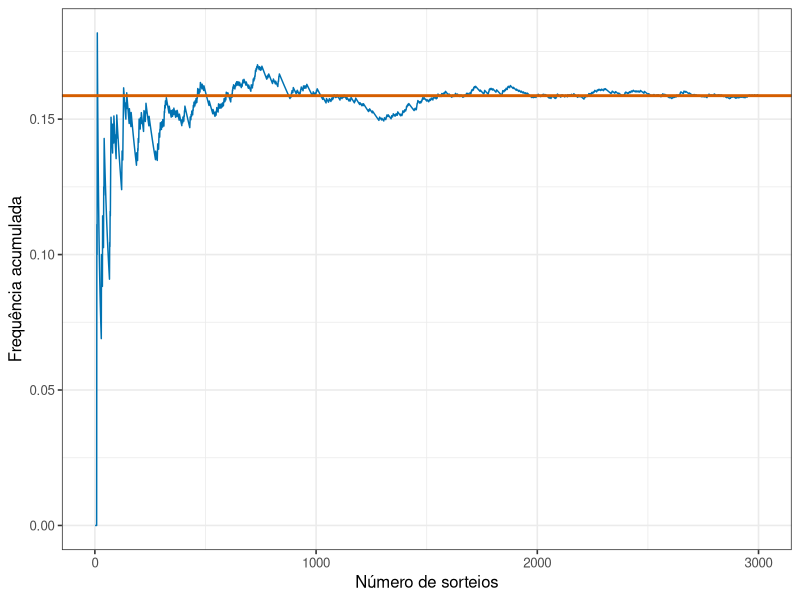
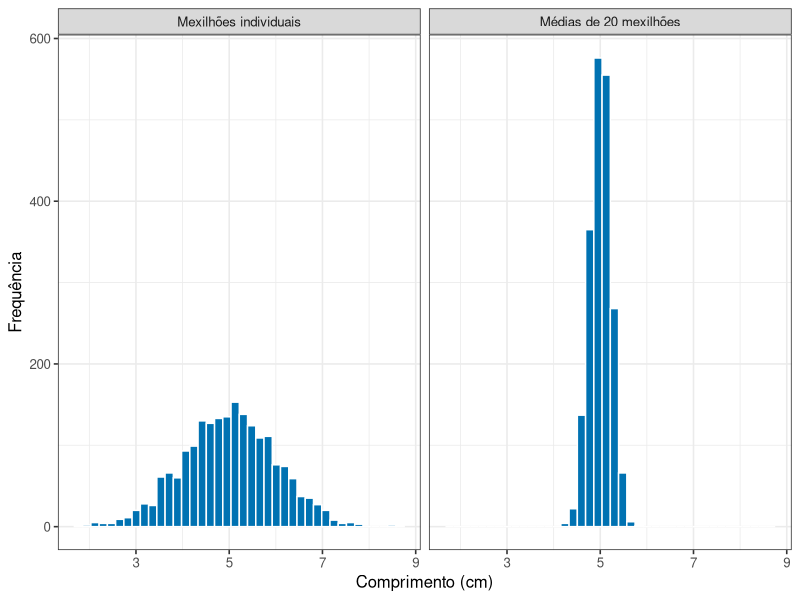
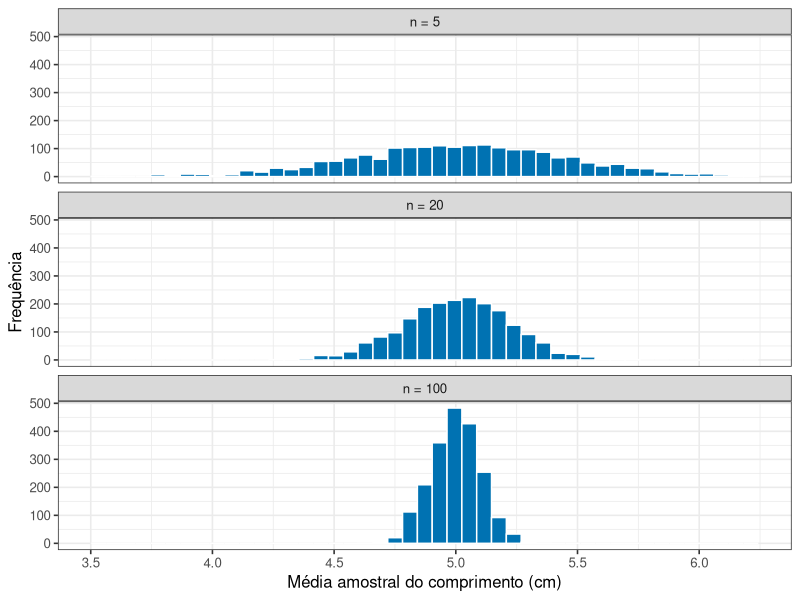
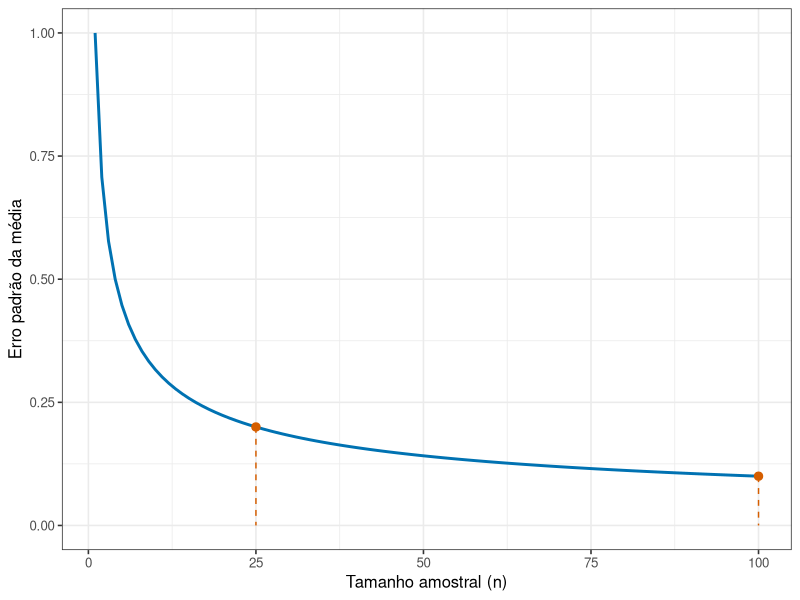
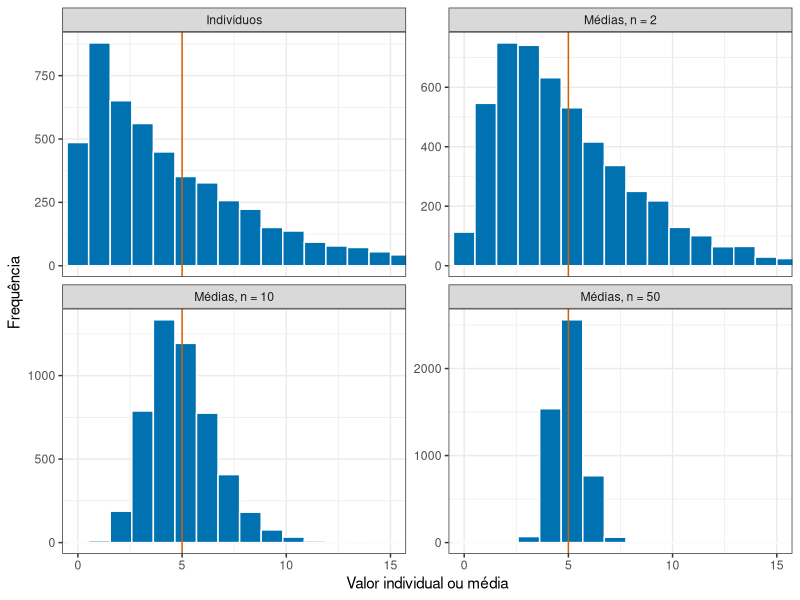

These charts were generated, in order, by the following R code:
## ---- chunk 1
#| include: false
library(tidyverse)
theme_set(theme_bw(base_size = 12))
## ---- chunk 2
#| echo: false
#| label: fig-lei-grandes-numeros
#| fig-cap: "Frequência acumulada do evento comprimento maior que 6 cm. A linha marca sua probabilidade no modelo populacional."
#| fig-alt: "Curva irregular que oscila bastante no início e se estabiliza perto de uma linha horizontal conforme aumenta o número de sorteios."
#| fig-height: 3.6
numero_sorteios <- 3000
media_populacional <- 5
desvio_populacional <- 1

sorteios <- tibble(
  repeticao = 1:numero_sorteios,
  comprimento = rnorm(numero_sorteios, media_populacional, desvio_populacional),
  evento = comprimento > 6,
  frequencia_acumulada = cumsum(evento) / repeticao
)

probabilidade_modelo <- pnorm(
  6,
  mean = media_populacional,
  sd = desvio_populacional,
  lower.tail = FALSE
)

ggplot(sorteios, aes(x = repeticao, y = frequencia_acumulada)) +
  geom_line(colour = "#0072B2") +
  geom_hline(yintercept = probabilidade_modelo, colour = "#D55E00", linewidth = 1) +
  labs(x = "Número de sorteios", y = "Frequência acumulada")
## ---- chunk 3
#| code-fold: true
#| code-summary: "Ver o núcleo da simulação em R"
media_populacional <- 5
desvio_populacional <- 1
tamanho_amostra <- 20
numero_estudos <- 2000

medias_simuladas <- replicate(
  numero_estudos,
  mean(rnorm(tamanho_amostra,
             mean = media_populacional,
             sd = desvio_populacional))
)
## ---- chunk 4
#| echo: false
formata <- function(x, d = 2) formatC(x, format = "f", digits = d, decimal.mark = ",")
media_das_medias <- formata(mean(medias_simuladas))
desvio_das_medias <- formata(sd(medias_simuladas))
## ---- chunk 5
#| code-fold: true
#| code-summary: "Ver o código em R"
#| label: fig-duas-distribuicoes
#| fig-cap: "À esquerda, os comprimentos de 2000 mexilhões individuais. À direita, as médias de 2000 amostras de 20 mexilhões cada. Os dois gráficos usam a mesma escala no eixo horizontal."
#| fig-alt: "Dois histogramas lado a lado na mesma escala. O da esquerda, de mexilhões individuais, é largo. O da direita, de médias amostrais, é muito mais estreito e concentrado em torno do centro."
#| fig-height: 3.4
individuos <- tibble(valor = rnorm(2000, mean = 5, sd = 1), tipo = "Mexilhões individuais")
medias <- tibble(valor = replicate(2000, mean(rnorm(20, mean = 5, sd = 1))),
                 tipo = "Médias de 20 mexilhões")

bind_rows(individuos, medias) |>
  mutate(tipo = fct_relevel(tipo, "Mexilhões individuais")) |>
  ggplot(aes(x = valor)) +
  geom_histogram(bins = 40, fill = "#0072B2", colour = "white") +
  facet_wrap(~ tipo) +
  labs(x = "Comprimento (cm)", y = "Frequência")
## ---- chunk 6
#| echo: false
faixa_individuos <- range(individuos$valor)
faixa_medias <- range(medias$valor)

ind_min <- formata(faixa_individuos[1], 1)
ind_max <- formata(faixa_individuos[2], 1)
med_min <- formata(faixa_medias[1], 1)
med_max <- formata(faixa_medias[2], 1)
## ---- chunk 7
#| echo: false
#| label: fig-tamanho-amostra
#| fig-cap: "Distribuição das médias amostrais para três tamanhos de amostra, na mesma população de mexilhões."
#| fig-alt: "Três histogramas empilhados. Com n igual a 5 as médias se espalham por uma faixa larga. Com n igual a 20 a faixa encolhe. Com n igual a 100 as médias ficam concentradas em torno do centro."
#| fig-height: 4.2
sim <- bind_rows(
  tibble(n = "n = 5",   media = replicate(2000, mean(rnorm(5,   mean = 5, sd = 1)))),
  tibble(n = "n = 20",  media = replicate(2000, mean(rnorm(20,  mean = 5, sd = 1)))),
  tibble(n = "n = 100", media = replicate(2000, mean(rnorm(100, mean = 5, sd = 1))))
)

sim |>
  mutate(n = fct_relevel(n, "n = 5", "n = 20", "n = 100")) |>
  ggplot(aes(x = media)) +
  geom_histogram(bins = 45, fill = "#0072B2", colour = "white") +
  facet_wrap(~ n, ncol = 1) +
  labs(x = "Média amostral do comprimento (cm)", y = "Frequência")
## ---- chunk 8
#| echo: false
faixas <- sim |>
  group_by(n) |>
  summarise(minimo = min(media), maximo = max(media))

faixa_n5   <- filter(faixas, n == "n = 5")
faixa_n100 <- filter(faixas, n == "n = 100")

n5_min   <- formata(faixa_n5$minimo, 1)
n5_max   <- formata(faixa_n5$maximo, 1)
n100_min <- formata(faixa_n100$minimo, 1)
n100_max <- formata(faixa_n100$maximo, 1)
## ---- chunk 9
#| echo: false
#| label: fig-erro-padrao-n
#| fig-cap: "Erro padrão da média em função do tamanho amostral, para uma população com desvio-padrão de 1 cm. Os pontos em n = 25 e n = 100 mostram que quadruplicar a amostra reduz o erro padrão pela metade."
#| fig-alt: "Curva decrescente do erro padrão em função do tamanho amostral. A queda é acentuada para amostras pequenas e a curva se achata progressivamente conforme n aumenta, ilustrando retornos decrescentes."
#| fig-height: 3.6
desvio_populacional <- 1

erro_padrao <- tibble(
  n = 1:100,
  ep = desvio_populacional / sqrt(n)
)

referencia <- tibble(
  n = c(25, 100),
  ep = desvio_populacional / sqrt(n)
)

ggplot(erro_padrao, aes(x = n, y = ep)) +
  geom_line(colour = "#0072B2", linewidth = 1) +
  geom_segment(data = referencia, aes(xend = n, yend = 0),
               linetype = "dashed", colour = "#D55E00") +
  geom_point(data = referencia, colour = "#D55E00", size = 2.5) +
  labs(x = "Tamanho amostral (n)", y = "Erro padrão da média")
## ---- chunk 10
#| echo: false
#| label: fig-tcl-assimetria
#| fig-cap: "População exponencial e distribuições de médias para n igual a 2, 10 e 50. A assimetria diminui, e a dispersão das médias encolhe."
#| fig-alt: "Quatro histogramas. A população e as médias de duas observações têm cauda longa à direita. Com dez observações a forma é mais simétrica. Com cinquenta se aproxima de um sino estreito."
#| fig-height: 6
numero_estudos <- 5000
media_populacional <- 5

distribuicoes <- bind_rows(
  tibble(valor = rexp(numero_estudos, rate = 1 / media_populacional),
         painel = "Indivíduos"),
  tibble(valor = replicate(numero_estudos, mean(rexp(2, rate = 1 / media_populacional))),
         painel = "Médias, n = 2"),
  tibble(valor = replicate(numero_estudos, mean(rexp(10, rate = 1 / media_populacional))),
         painel = "Médias, n = 10"),
  tibble(valor = replicate(numero_estudos, mean(rexp(50, rate = 1 / media_populacional))),
         painel = "Médias, n = 50")
) |>
  mutate(painel = factor(painel,
                         levels = c("Indivíduos", "Médias, n = 2",
                                    "Médias, n = 10", "Médias, n = 50")))

ggplot(distribuicoes, aes(x = valor)) +
  geom_histogram(bins = 45, fill = "#0072B2", colour = "white") +
  geom_vline(xintercept = media_populacional, colour = "#D55E00") +
  facet_wrap(~ painel, scales = "free_y") +
  coord_cartesian(xlim = c(0, 15)) +
  labs(x = "Valor individual ou média", y = "Frequência") +
  theme_bw(base_size = 11)
